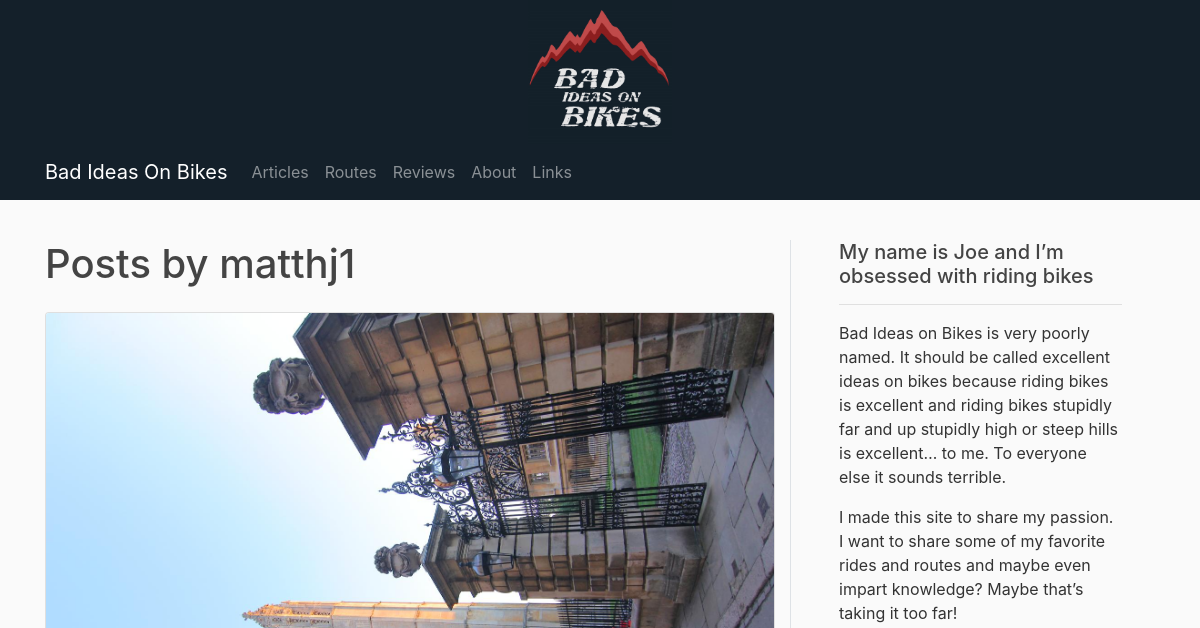
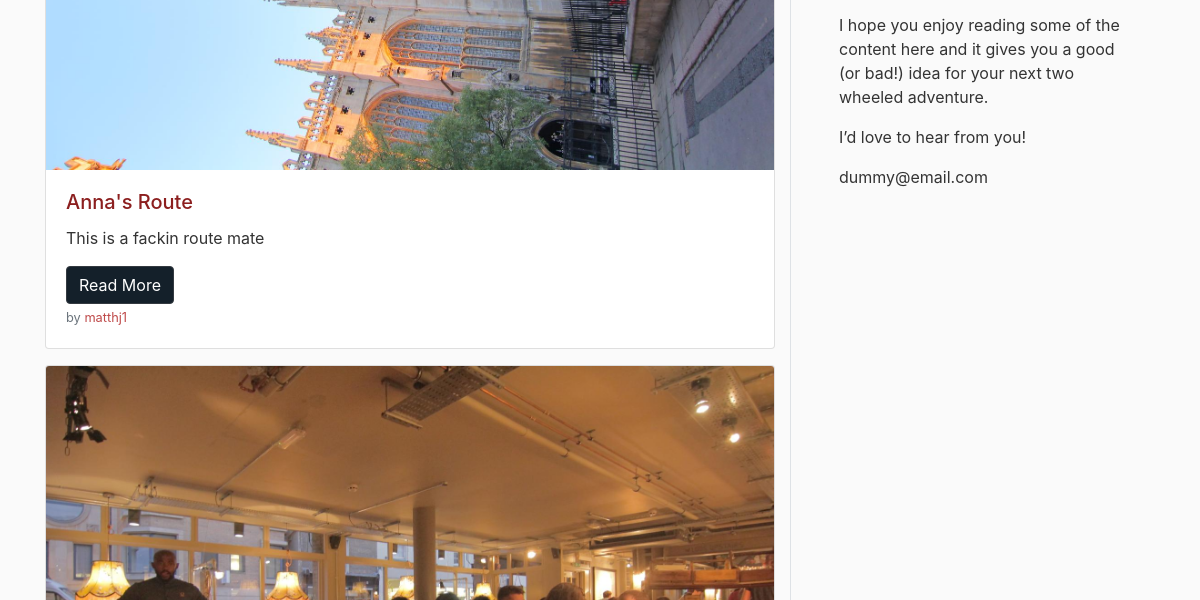
Before: /user/matthj1 (upper part) with the older database file (2 pictures, top to bottom).
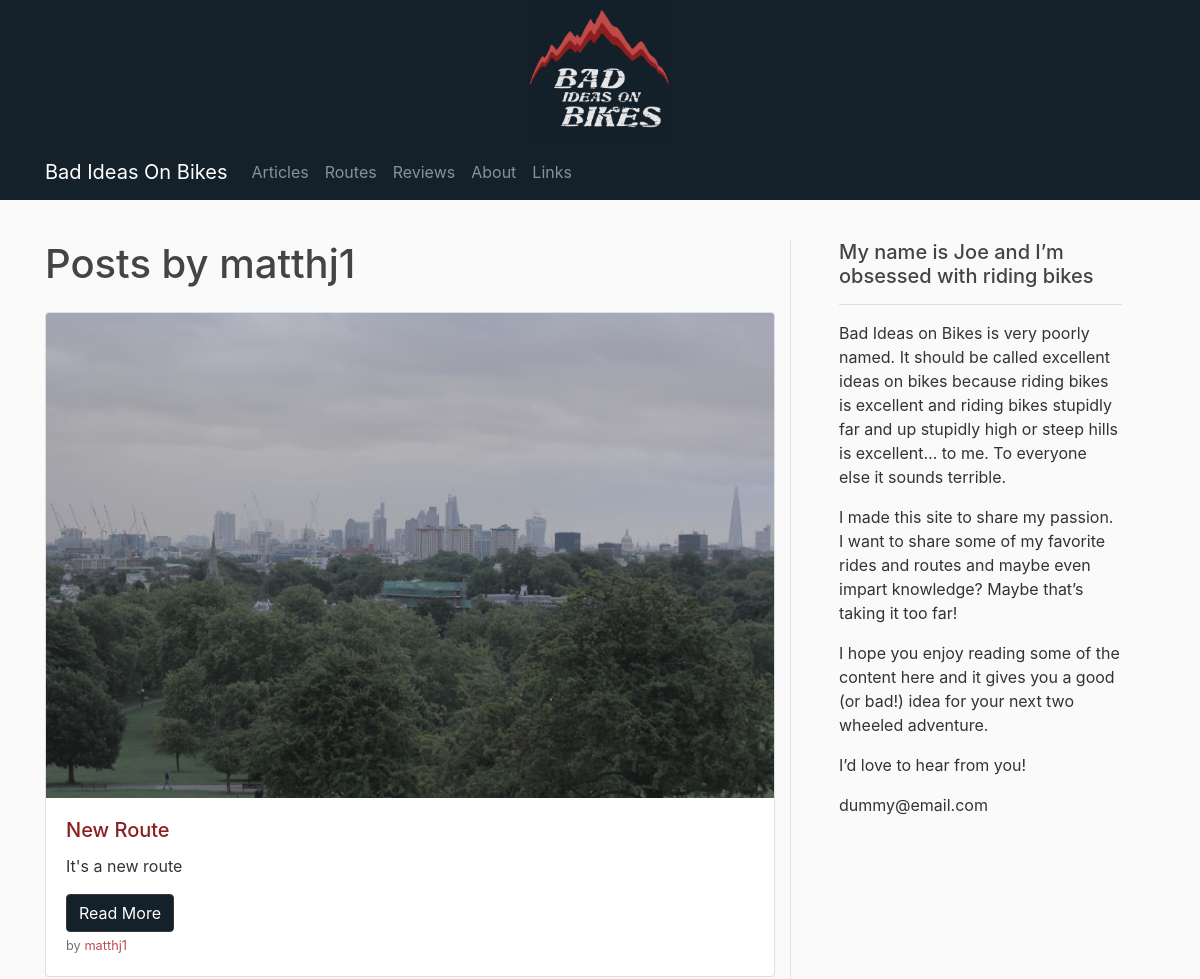
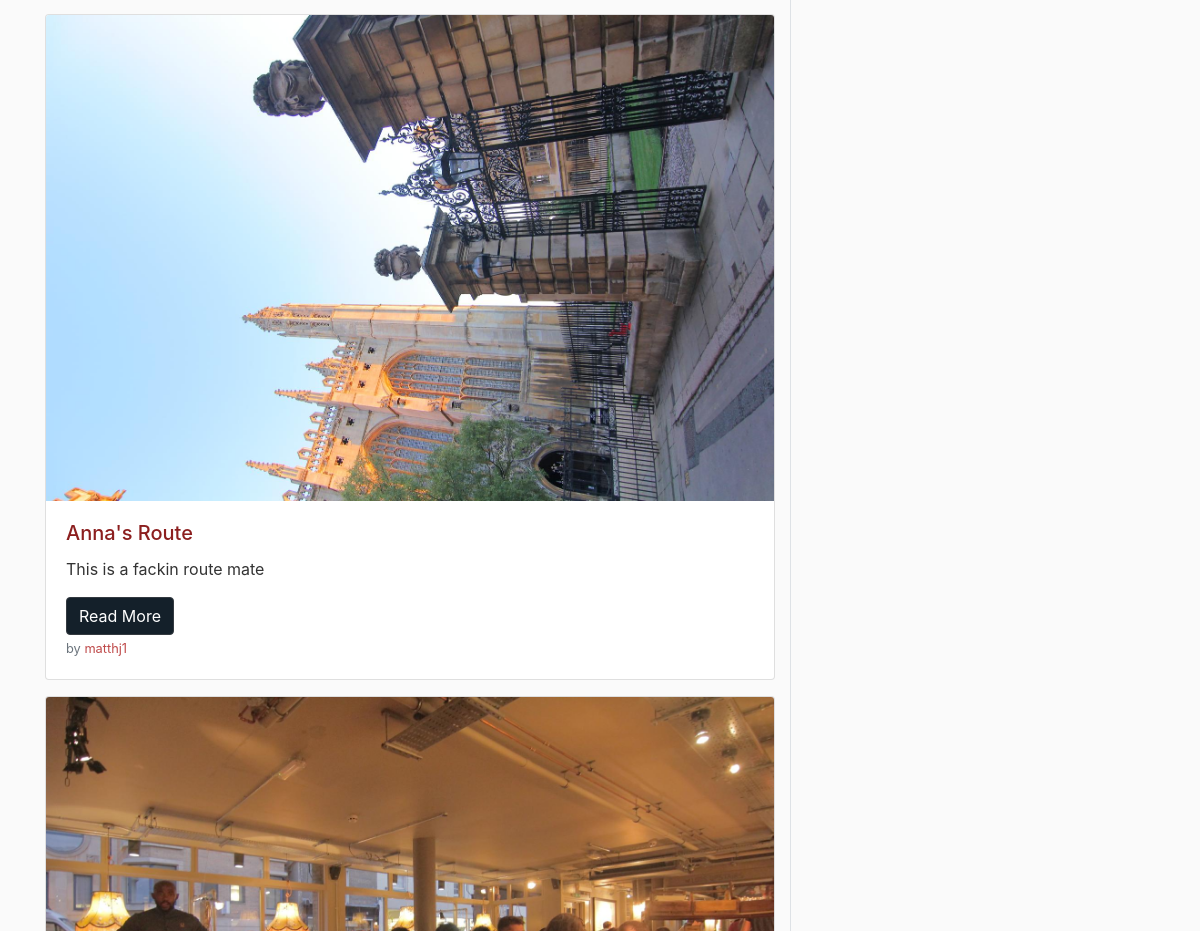
After: the same page with the newer database file (2 pictures, top to bottom).
### flaskbiob/models.py (models this page shows, shortened)
class Posts(db.Model):
    id = db.Column(db.Integer, primary_key=True)
    post_type = db.Column(db.String(7), nullable=False)
    title = db.Column(db.String(100), nullable=False)
    date = db.Column(db.DateTime, nullable=False, default=datetime.utcnow)
    leader = db.Column(db.Text, nullable=False)
    content = db.Column(db.Text, nullable=False)
    post_image = db.Column(db.String(100), nullable=False, default="default_post.jpg")
    user = db.Column(db.Integer, db.ForeignKey("users.id"), nullable=False)
    routes = db.relationship("Routes", backref="post_route", lazy="joined", uselist=False)
    reviews = db.relationship("Reviews", backref="post_review", lazy="joined", uselist=False)

class Users(db.Model, UserMixin):
    id = db.Column(db.Integer, primary_key=True)
    username = db.Column(db.String(20), unique=True, nullable=False)
    email = db.Column(db.String(100), unique=True, nullable=False)
    image_file = db.Column(db.String(20), nullable=False, default="default.png")
    password = db.Column(db.String(60), nullable=False)
    posts = db.relationship("Posts", backref="author", lazy=True)
    routes = db.relationship("Routes", backref="author", lazy=True)
    reviews = db.relationship("Reviews", backref="author", lazy=True)

### flaskbiob/users/routes.py (the view)
@users.route("/user/<string:username>")
def userpostPage(username):
    page = request.args.get("page", 1, type=int)
    user = Users.query.filter_by(username=username).first_or_404()
    posts = Posts.query.filter_by(author=user)\
        .order_by(Posts.date.desc())\
        .paginate(page=page, per_page=5)
    return render_template("User_Posts.html", posts=posts, user=user)

### flaskbiob/templates/User_Posts.html (shortened to what this page needs)
{% extends "BASE.html" %}
    {% block content %}
    <div class="row py-3">
        <div class="col" id="main">
            <h1 class="mb-4">Posts by {{ user.username }}</h1>
            {% for post in posts.items %}
            <div class="card mb-3">
              <img src="{{ url_for('static', filename='post_pics/' + post.post_image) }}" class="card-img-top" alt="...">
              <div class="card-body">
                <h5 class="card-title">{{ post.title }}</h5>
                <p class="card-text">{{ post.leader }}</p>
                  <a href="{{ url_for('posts.postPage', post_id = post.id) }}" class="btn btn-dark">Read More</a>
                  <p class="card-text"><small class="text-muted">by <a href="{{ url_for('users.userpostPage', username=post.author.username) }}">{{ post.author.username }}</a></small></p>
              </div>
            </div>
            {% endfor %}
        </div>
        <div class="col-4 order-2 px-5 border-left d-none d-lg-block pb-3" id="sticky-sidebar">
            <div class="sticky-top">
                <h5>My name is Joe and I’m obsessed with riding bikes</h5>
                <hr>
                <p>Bad Ideas on Bikes is very poorly named. It should be called excellent ideas on bikes because riding bikes is excellent and riding bikes stupidly far and up stupidly high or steep hills is excellent… to me. To everyone else it sounds terrible.</p>
                <p>I made this site to share my passion. I want to share some of my favorite rides and routes and maybe even impart knowledge? Maybe that’s taking it too far!</p>
                <p>I hope you enjoy reading some of the content here and it gives you a good (or bad!) idea for your next two wheeled adventure.</p>
                <p>I’d love to hear from you!</p>
                <p>dummy@email.com</p>
            </div>
        </div>
    </div>
    {% endblock content %}

Changed rows visible on the page:
added Posts: post_image (picture), title "New Route", leader "It's a new route", author.username "matthj1"
